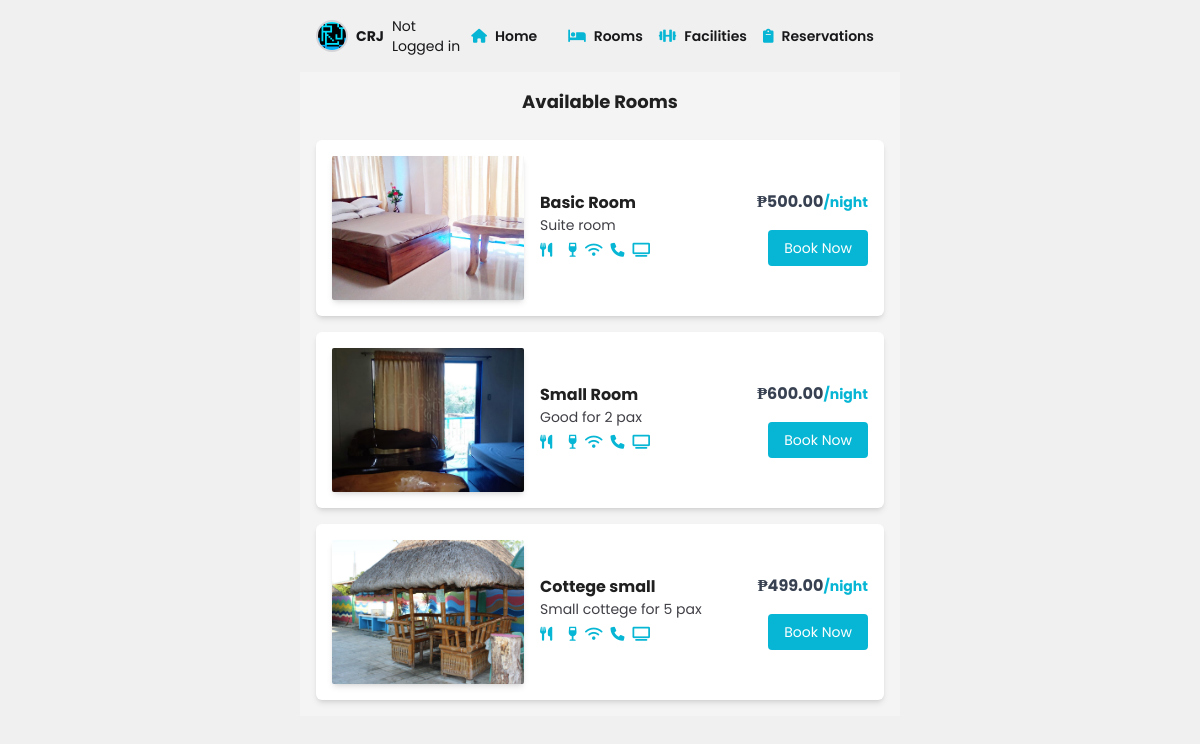
Page /rooms/ on the earlier database version.
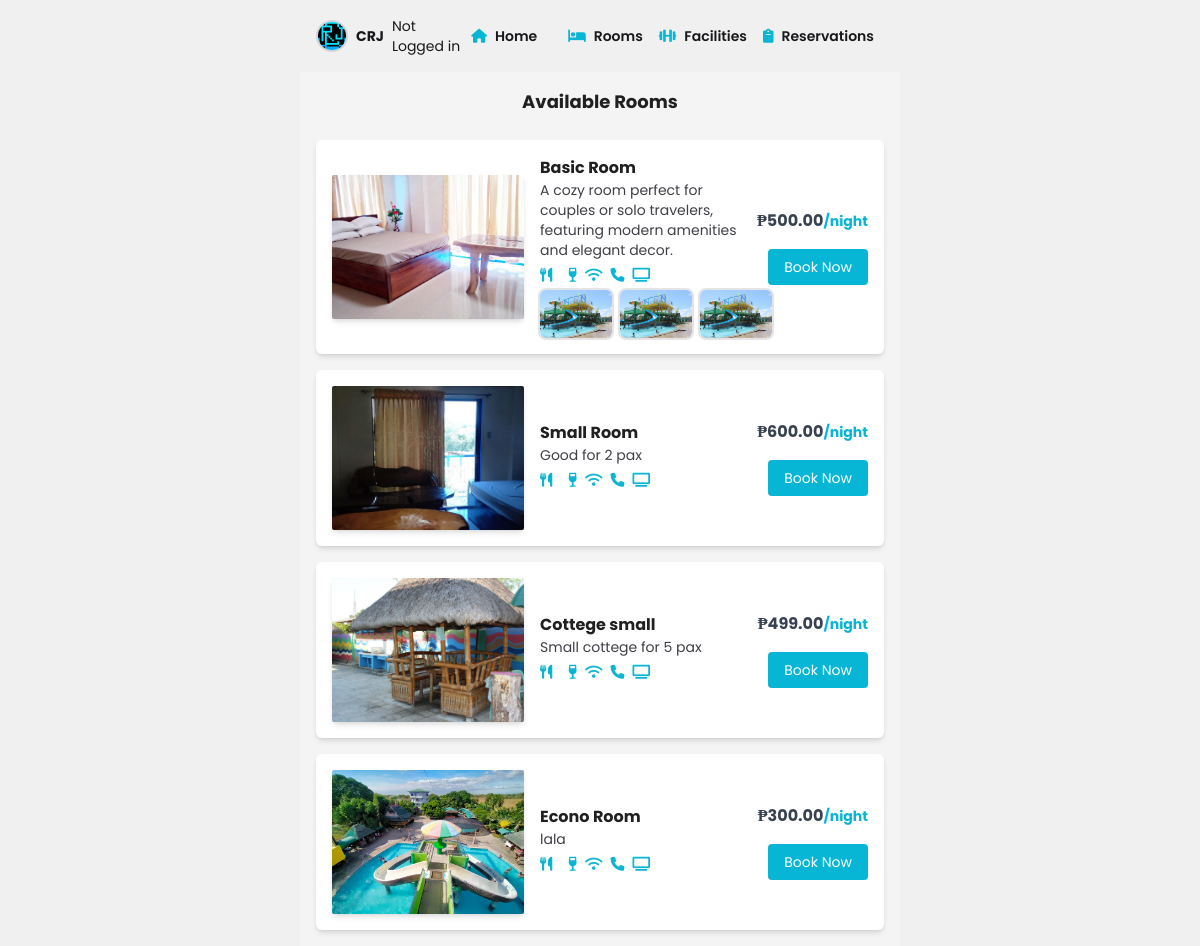
Same page on the later database version.
### reservation/models.py (models this page shows, shortened)
class Room(models.Model):
    name = models.CharField(max_length=100)
    description = models.TextField()
    image = models.ImageField(upload_to='room_images/')
    price = models.DecimalField(max_digits=10, decimal_places=2)
    is_available = models.BooleanField(default=True)

class RoomImage(models.Model):
    room = models.ForeignKey(Room, related_name='additional_images', on_delete=models.CASCADE)
    image = models.ImageField(upload_to='room_images/')

### reservation/views.py (the view)
# urls.py: path('rooms/', RoomListView.as_view(), name='room_list'),
class RoomListView(ListView):
    model = Room
    template_name = 'room_list.html'
    context_object_name = 'rooms'

### reservation/templates/room_list.html
{% extends 'base.html' %}
{% block content %}
<div class="p-4">
    <h2 class="font-bold text-lg mb-6 text-center">Available Rooms</h2>
    {% if rooms %}
        <div class="space-y-4">
            {% for room in rooms %}
                <div class="flex items-center p-4 bg-white rounded-md shadow-md">
                    {% if room.image %}
                        <img src="{{ room.image.url }}" alt="{{ room.name }}" class="w-48 h-36 object-cover rounded-sm shadow-md">
                    {% endif %}
                    <div class="ml-4 flex-1">
                        <h2 class=" font-bold">{{ room.name }}</h2>
                        <p class="text-zinc-700 text-sm">{{room.description}}</p>
                        <div class="flex space-x-2 text-sm mt-2 font-bold text-cyan-500">
                            <i class="fa-solid fa-utensils mr-2"></i>
                            <i class="fa-solid fa-wine-glass mr-2"></i>
                            <i class="fa-solid fa-wifi mr-2"></i>
                            <i class="fa-solid fa-phone mr-2"></i>
                            <i class="fa-solid fa-tv"></i>
                        </div>
                        <div class="flex space-x-2 text-sm mt-2">
                            {% for image in room.additional_images.all %}
                                <img src="{{ image.image.url }}" alt="{{ room.name }}" class="w-20 h-12 object-cover ring-zinc-200 ring-2 rounded-md">
                            {% endfor %}
                        </div>
                    </div>
                    <div class="text-right">
                        <p class="text-gray-700  font-bold">₱{{ room.price }}<span class="text-sm font-bold text-cyan-500">/night</span></p>
                        <a href="{% url 'view_room' room.pk %}" class="mt-4 inline-block text-sm bg-cyan-500 hover:bg-cyan-700 text-white  py-2 px-4 rounded">
                            Book Now
                        </a>
                    </div>
                </div>
            {% endfor %}
        </div>
    {% else %}
        <p>No rooms available.</p>
    {% endif %}
</div>
{% endblock %}

Differences in the rows shown:
changed Room "Basic Room": description "Suite room" → "A cozy room perfect for couples or solo travelers, featuring modern amenities and elegant decor."
added RoomImage: image (picture), shown under Room "Basic Room"
added RoomImage: image (picture), shown under Room "Basic Room"
added RoomImage: image (picture), shown under Room "Basic Room"
added Room: image (picture), name "Econo Room", description "lala", price "300.00"
